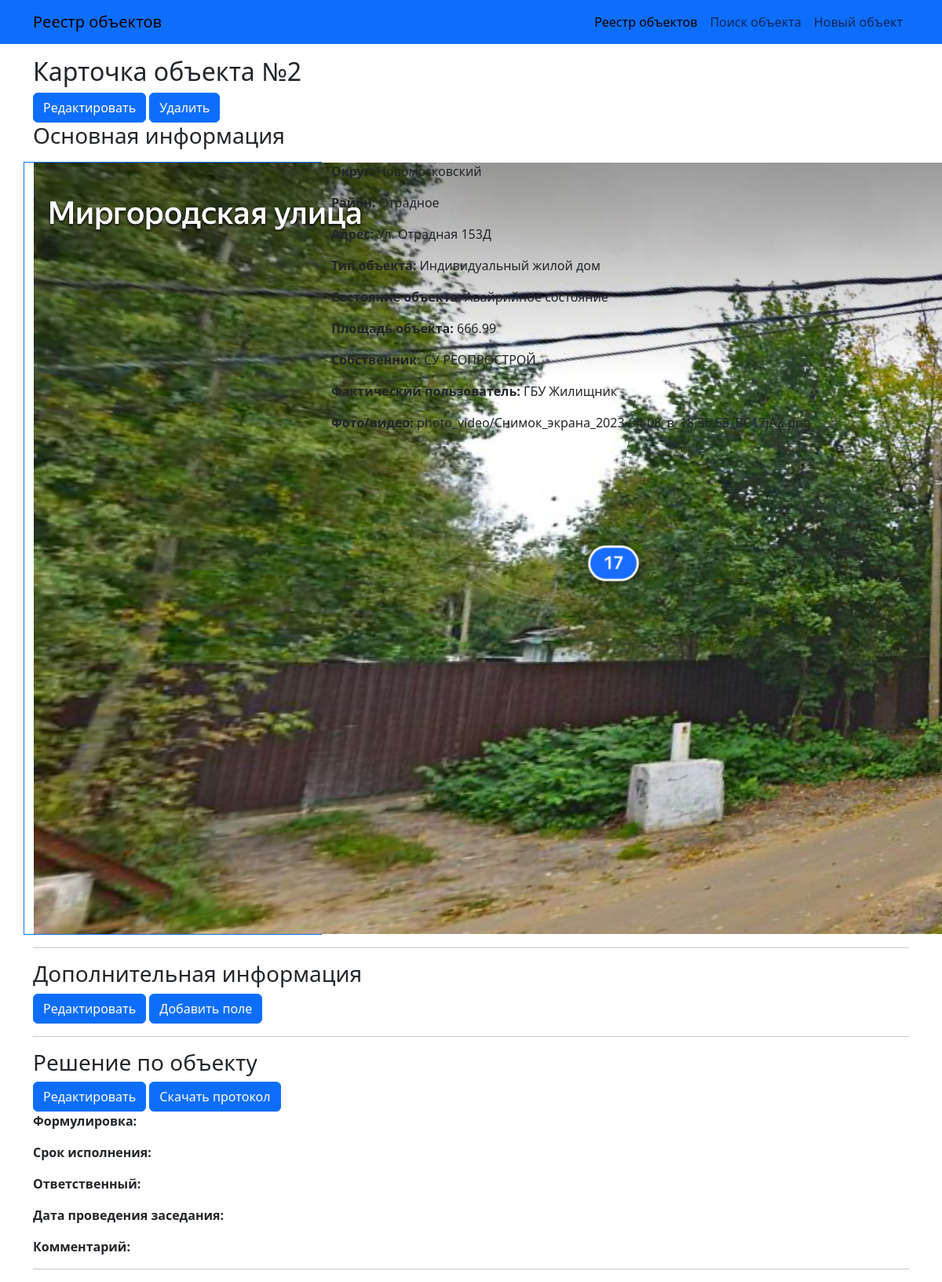
Page /estate_objects/2 on the committed database.
### estate_objects/models.py (models this page shows, shortened)
class EstateObject(models.Model):
    division = models.CharField(max_length=2, choices=DIVISIONS, verbose_name='Округ')
    district = models.CharField(max_length=32, choices=DISTRICTS, verbose_name='Район')
    address = models.CharField(max_length=256, verbose_name='Адрес')
    obj_type = models.CharField(max_length=16, choices=OBJ_TYPES, verbose_name='Тип объекта')
    condition = models.CharField(max_length=32, choices=CONDITIONS, verbose_name='Состояние объекта')
    area = models.FloatField(validators=[MinValueValidator(0)], verbose_name='Площадь объекта')
    owner = models.CharField(max_length=256, verbose_name='Собственник')
    current_holder = models.CharField(max_length=256, verbose_name='Фактический пользователь')
    media_files = models.FileField(upload_to='photo_video/', verbose_name='Фото/видео')

### estate_objects/views.py (the view)
# urls.py: path('<int:pk>', ObjectDetails.as_view(), name='object_details'),
class ObjectDetails(DetailView):
    model = EstateObject
    template_name = 'object.html'
    context_object_name = 'object'
    def get_context_data(self, **kwargs):
        context = super().get_context_data(**kwargs)
        context["solution"] = Solution.objects.filter(pk=self.kwargs.get('pk')).first()
        context["additional_fields"] = AdditionalFields.objects.filter(obj_id=self.kwargs.get('pk'))
        return context

### templates/object.html (shortened to what this page needs)
{% extends 'base.html' %}
{% block content %}
<h2>Карточка объекта №{{ object.pk }}</h2>
<a class="btn btn-primary" href="{% url 'object_update' object.id %}">Редактировать</a>
<a class="btn btn-primary" href="{% url 'object_delete' object.id %}">Удалить</a>
<h3>Основная информация</h3>
<div class="row mt-3">
    <div class="col-4 border  border-primary">
        <img src="{{ object.media_files }}" alt="">
    </div>
    <div class="col-8">
        <p><b>Округ:</b> {{ object.get_division_display }}</p>
        <p><b>Район:</b> {{ object.get_district_display }}</p>
        <p><b>Адрес:</b> {{ object.address }}</p>
        <p><b>Тип объекта:</b> {{ object.get_obj_type_display }}</p>
        <p><b>Состояние объекта:</b> {{ object.get_condition_display }}</p>
        <p><b>Площадь объекта:</b> {{ object.area }}</p>
        <p><b>Собственник:</b> {{ object.owner }}</p>
        <p><b>Фактический пользователь:</b> {{ object.current_holder }}</p>
        <p><b>Фото/видео:</b> {{ object.media_files }}</p>
    </div>
</div>
<hr>
<h3>Дополнительная информация</h3>
<a class="btn btn-primary" href="{% url 'object_update' object.id %}">Редактировать</a>
<a class="btn btn-primary" href="{% url 'object_update' object.id %}">Добавить поле</a>
<hr>
<h3>Решение по объекту</h3>
<a class="btn btn-primary" href="{% url 'solution_update' object.id %}">Редактировать</a>
<button class="btn btn-primary">Скачать протокол</button>
<p><b>Формулировка:</b> {{ solution.description }}</p>
<p><b>Срок исполнения:</b> {{ solution.complete_before }}</p>
<p><b>Ответственный:</b> {{ solution.responsible }}</p>
<p><b>Дата проведения заседания:</b> {{ solution.discussion_date }}</p>
<p><b>Комментарий:</b> {{ solution.comment }}</p>
<hr>
{% endblock %}

### rows in the picture
EstateObject: pk "2", media_files (picture), division "Новомосковский", district "Отрадное", address "Ул. Отрадная 153Д", obj_type "Индивидуальный жилой дом", condition "Авайрийное состояние", area "666.99", owner "СУ РЕОПРОСТРОЙ", current_holder "ГБУ Жилищник", media_files "photo_video/Снимок_экрана_2023-04-08_в_18.56.53_BC17jAX.png"
